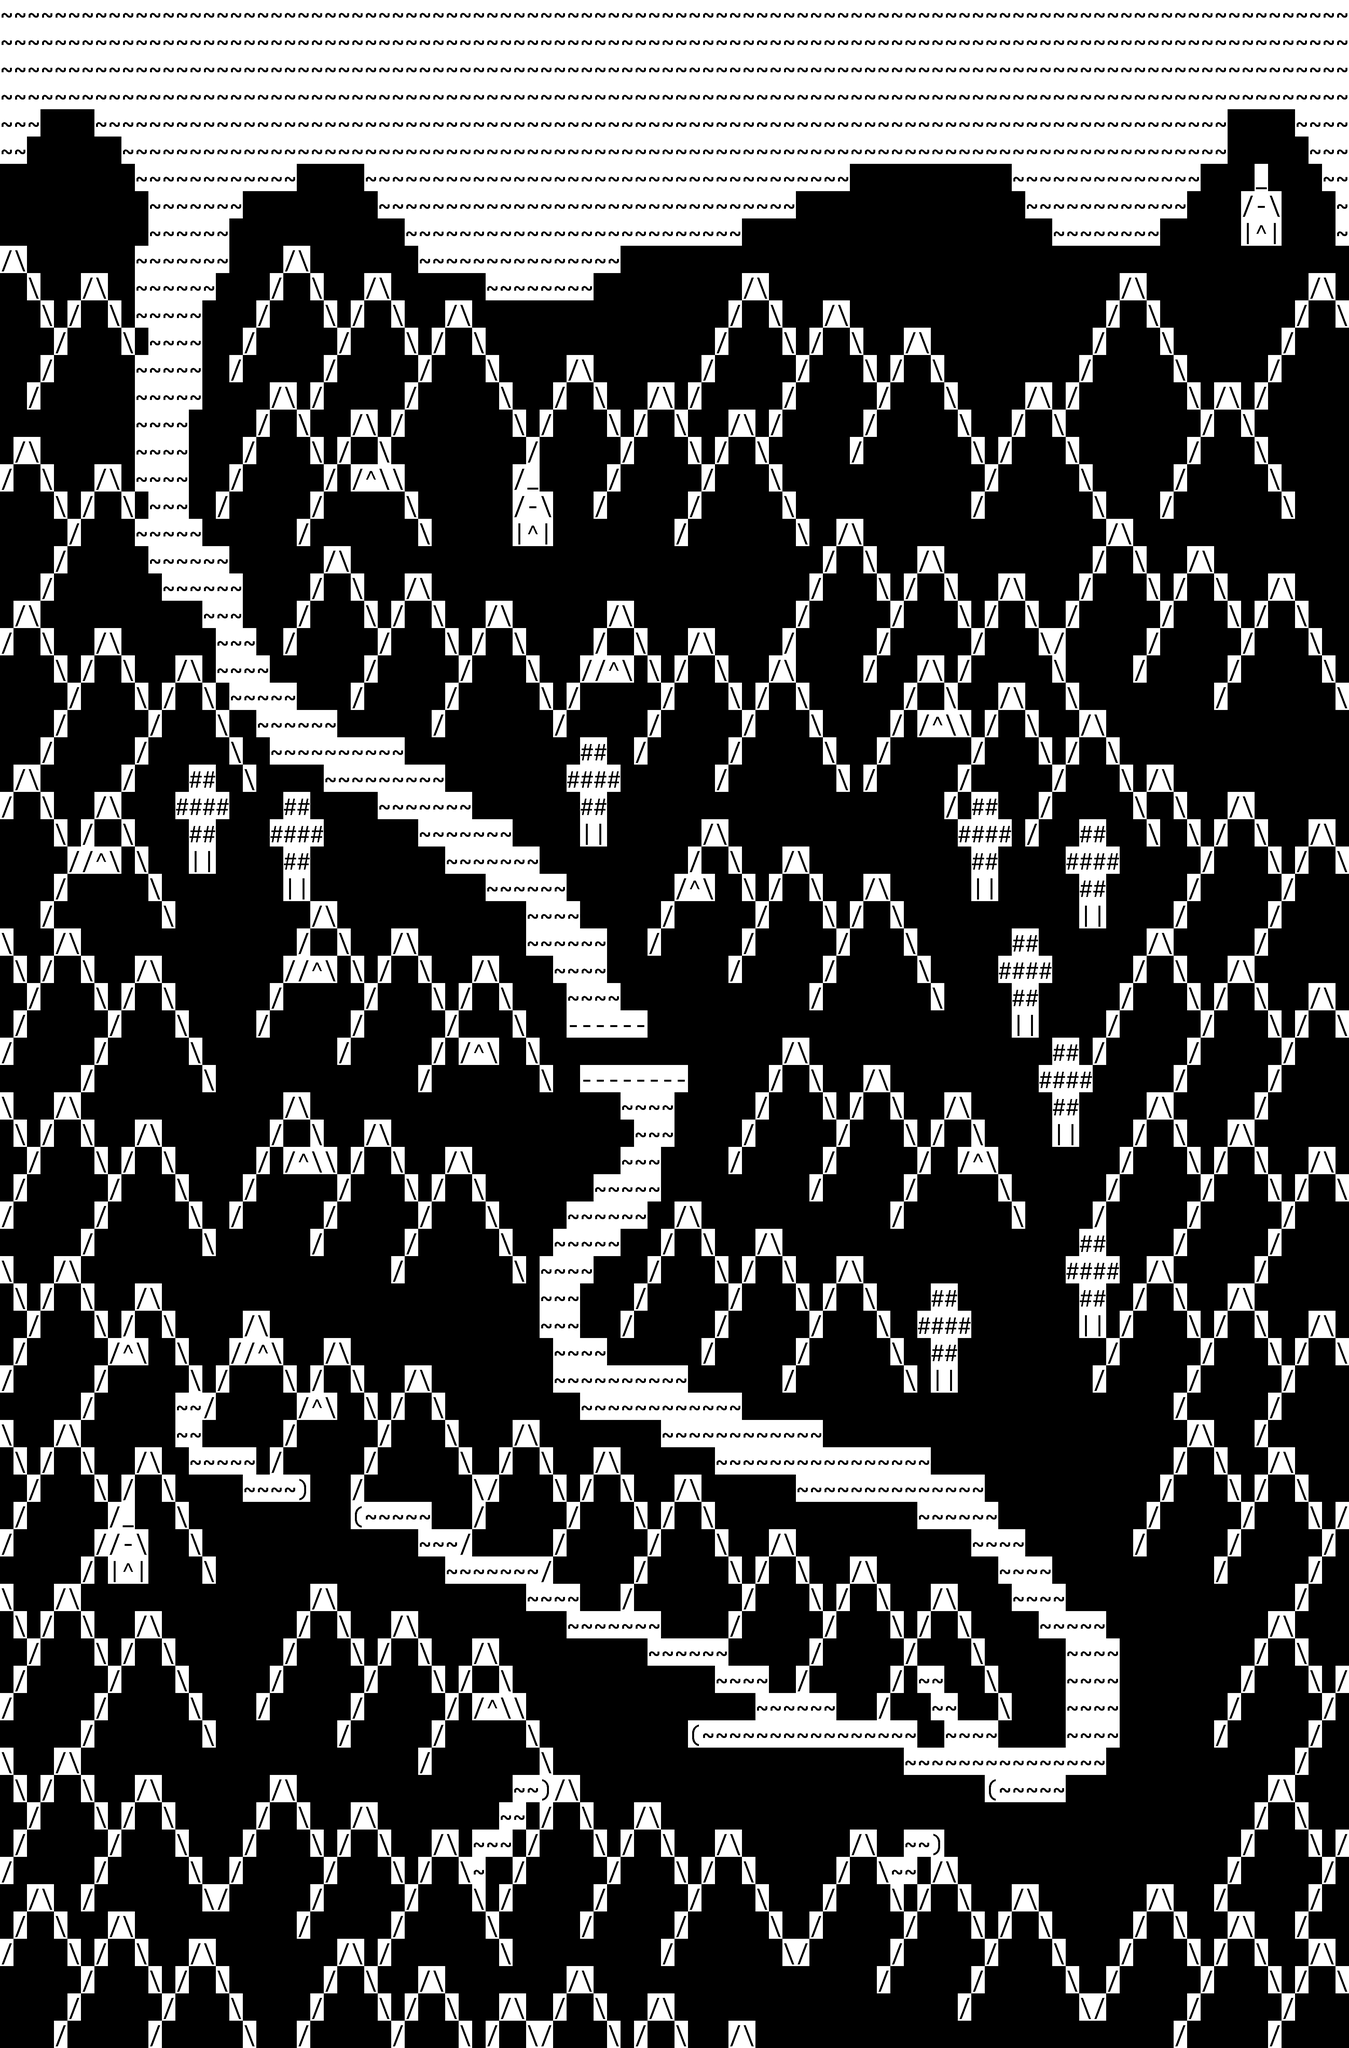

A level layout from a 2D game, rendered from its tile map. Below: a short description, then the map file with tile-grid data replaced by summaries:
An orthogonal 100x75 tile map with 42x85 px tiles, 1 tile layer (Calque de Tuiles 1).

<map version="1.5" tiledversion="1.7.2" orientation="orthogonal" renderorder="right-down" width="100" height="75" tilewidth="42" tileheight="85" infinite="0" nextlayerid="2" nextobjectid="1">
 <tileset firstgid="1" source="Asci_tileset.tsx" />
 <layer id="1" name="Calque de Tuiles 1" width="100" height="75">
  <data>[7500 cells, 2279 non-empty, 10 distinct tile ids]</data>
 </layer>
</map>